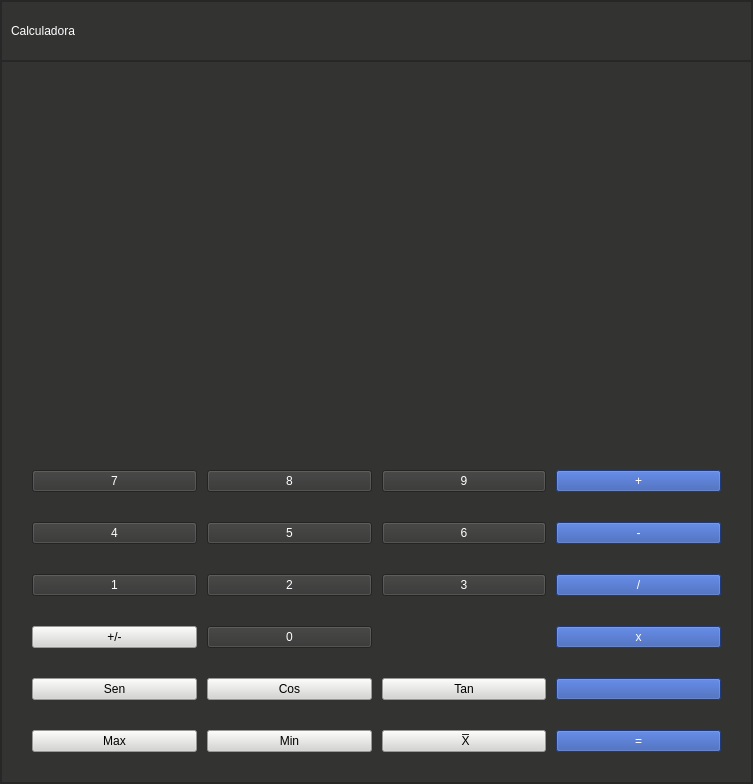
<?xml version="1.0" encoding="UTF-8"?>
<ui version="4.0">
 <class>MainWindow</class>
 <widget class="QMainWindow" name="MainWindow">
  <property name="geometry">
   <rect>
    <x>0</x>
    <y>0</y>
    <width>753</width>
    <height>784</height>
   </rect>
  </property>
  <property name="windowTitle">
   <string>MainWindow</string>
  </property>
  <widget class="QWidget" name="centralwidget">
   <layout class="QVBoxLayout" name="verticalLayout">
    <property name="spacing">
     <number>0</number>
    </property>
    <property name="leftMargin">
     <number>0</number>
    </property>
    <property name="topMargin">
     <number>0</number>
    </property>
    <property name="rightMargin">
     <number>0</number>
    </property>
    <property name="bottomMargin">
     <number>0</number>
    </property>
    <item>
     <widget class="QFrame" name="frame">
      <property name="styleSheet">
       <string notr="true">background-color: rgba(51,51,50,255); </string>
      </property>
      <property name="frameShape">
       <enum>QFrame::StyledPanel</enum>
      </property>
      <property name="frameShadow">
       <enum>QFrame::Raised</enum>
      </property>
      <layout class="QVBoxLayout" name="verticalLayout_2" stretch="1,0">
       <property name="spacing">
        <number>0</number>
       </property>
       <property name="leftMargin">
        <number>0</number>
       </property>
       <property name="topMargin">
        <number>0</number>
       </property>
       <property name="rightMargin">
        <number>0</number>
       </property>
       <property name="bottomMargin">
        <number>0</number>
       </property>
       <item>
        <widget class="QFrame" name="frameSuperior">
         <property name="maximumSize">
          <size>
           <width>16777215</width>
           <height>60</height>
          </size>
         </property>
         <property name="styleSheet">
          <string notr="true">background-color: rgba(51,51,50,255); 

</string>
         </property>
         <property name="frameShape">
          <enum>QFrame::StyledPanel</enum>
         </property>
         <property name="frameShadow">
          <enum>QFrame::Raised</enum>
         </property>
         <layout class="QHBoxLayout" name="horizontalLayout">
          <item>
           <widget class="QLabel" name="label">
            <property name="styleSheet">
             <string notr="true">
    font: 26pt &quot;Arial&quot;;
color: white;
background-color: rgba(51,51,50,255); 

</string>
            </property>
            <property name="text">
             <string>Calculadora</string>
            </property>
           </widget>
          </item>
          <item>
           <spacer name="horizontalSpacer">
            <property name="orientation">
             <enum>Qt::Horizontal</enum>
            </property>
            <property name="sizeHint" stdset="0">
             <size>
              <width>469</width>
              <height>17</height>
             </size>
            </property>
           </spacer>
          </item>
          <item>
           <widget class="QPushButton" name="btnMinimizar">
            <property name="maximumSize">
             <size>
              <width>50</width>
              <height>16777215</height>
             </size>
            </property>
            <property name="styleSheet">
             <string notr="true">
QPushButton {
background-color: rgba(51,51,50,255); 
border-radius:20px;

}

QPushButton:hover {
    background-color: rgba(0, 0, 0, 0.2); 
}</string>
            </property>
            <property name="text">
             <string/>
            </property>
            <property name="icon">
             <iconset>
              <normaloff>iconos/minimizar-signo.png</normaloff>iconos/minimizar-signo.png</iconset>
            </property>
            <property name="iconSize">
             <size>
              <width>38</width>
              <height>38</height>
             </size>
            </property>
           </widget>
          </item>
          <item>
           <widget class="QPushButton" name="btnPequeno">
            <property name="maximumSize">
             <size>
              <width>50</width>
              <height>16777215</height>
             </size>
            </property>
            <property name="styleSheet">
             <string notr="true">
QPushButton {
background-color: rgba(51,51,50,255); 
border-radius:20px;

}

QPushButton:hover {
    background-color: rgba(0, 0, 0, 0.2); 
}</string>
            </property>
            <property name="text">
             <string/>
            </property>
            <property name="icon">
             <iconset>
              <normaloff>iconos/minimizar.png</normaloff>iconos/minimizar.png</iconset>
            </property>
            <property name="iconSize">
             <size>
              <width>38</width>
              <height>38</height>
             </size>
            </property>
           </widget>
          </item>
          <item>
           <widget class="QPushButton" name="btnGrande">
            <property name="maximumSize">
             <size>
              <width>50</width>
              <height>16777215</height>
             </size>
            </property>
            <property name="styleSheet">
             <string notr="true">
QPushButton {
background-color: rgba(51,51,50,255); 
border-radius:20px;

}

QPushButton:hover {
    background-color: rgba(0, 0, 0, 0.2); 
}</string>
            </property>
            <property name="text">
             <string/>
            </property>
            <property name="icon">
             <iconset>
              <normaloff>iconos/opcion-de-maximizar-tamano.png</normaloff>iconos/opcion-de-maximizar-tamano.png</iconset>
            </property>
            <property name="iconSize">
             <size>
              <width>38</width>
              <height>38</height>
             </size>
            </property>
           </widget>
          </item>
          <item>
           <widget class="QPushButton" name="btnCerrar">
            <property name="maximumSize">
             <size>
              <width>50</width>
              <height>16777215</height>
             </size>
            </property>
            <property name="styleSheet">
             <string notr="true">
QPushButton {
background-color: rgba(51,51,50,255); 
border-radius:20px;

}

QPushButton:hover {
    background-color: rgba(0, 0, 0, 0.2);

}</string>
            </property>
            <property name="text">
             <string/>
            </property>
            <property name="icon">
             <iconset>
              <normaloff>iconos/cerrar-el-simbolo-de-la-cruz-en-un-circulo.png</normaloff>iconos/cerrar-el-simbolo-de-la-cruz-en-un-circulo.png</iconset>
            </property>
            <property name="iconSize">
             <size>
              <width>38</width>
              <height>38</height>
             </size>
            </property>
           </widget>
          </item>
         </layout>
        </widget>
       </item>
       <item>
        <widget class="QFrame" name="frame_3">
         <property name="frameShape">
          <enum>QFrame::StyledPanel</enum>
         </property>
         <property name="frameShadow">
          <enum>QFrame::Raised</enum>
         </property>
         <layout class="QVBoxLayout" name="verticalLayout_3" stretch="0,0,0">
          <property name="spacing">
           <number>0</number>
          </property>
          <property name="leftMargin">
           <number>0</number>
          </property>
          <property name="topMargin">
           <number>0</number>
          </property>
          <property name="rightMargin">
           <number>0</number>
          </property>
          <property name="bottomMargin">
           <number>0</number>
          </property>
          <item>
           <widget class="QLabel" name="labelResultado1">
            <property name="styleSheet">
             <string notr="true">font: 75 36pt &quot;Arial&quot;;
color: rgb(255, 255, 255);</string>
            </property>
            <property name="text">
             <string/>
            </property>
            <property name="alignment">
             <set>Qt::AlignRight|Qt::AlignTrailing|Qt::AlignVCenter</set>
            </property>
           </widget>
          </item>
          <item>
           <widget class="QLabel" name="labelResultado2">
            <property name="styleSheet">
             <string notr="true">font: 75 26pt &quot;Arial&quot;;
color: rgb(255, 255, 255);</string>
            </property>
            <property name="text">
             <string/>
            </property>
           </widget>
          </item>
          <item>
           <layout class="QGridLayout" name="gridLayout">
            <property name="leftMargin">
             <number>30</number>
            </property>
            <property name="topMargin">
             <number>30</number>
            </property>
            <property name="rightMargin">
             <number>30</number>
            </property>
            <property name="bottomMargin">
             <number>30</number>
            </property>
            <property name="horizontalSpacing">
             <number>10</number>
            </property>
            <property name="verticalSpacing">
             <number>30</number>
            </property>
            <item row="0" column="0">
             <widget class="QPushButton" name="btn7">
              <property name="styleSheet">
               <string notr="true">QPushButton {
    font: 26pt &quot;Arial&quot;;
color: white;
background-color: rgba(51,51,50,255); 

}

QPushButton:hover {
    background-color: rgba(0, 0, 0, 0.2); 
}</string>
              </property>
              <property name="text">
               <string>7</string>
              </property>
             </widget>
            </item>
            <item row="0" column="1">
             <widget class="QPushButton" name="btn8">
              <property name="styleSheet">
               <string notr="true">QPushButton {
    font: 26pt &quot;Arial&quot;;
color: white;
background-color: rgba(51,51,50,255); 

}

QPushButton:hover {
    background-color: rgba(0, 0, 0, 0.2); 
}</string>
              </property>
              <property name="text">
               <string>8</string>
              </property>
             </widget>
            </item>
            <item row="0" column="2">
             <widget class="QPushButton" name="btn9">
              <property name="styleSheet">
               <string notr="true">QPushButton {
    font: 26pt &quot;Arial&quot;;
color: white;
background-color: rgba(51,51,50,255); 

}

QPushButton:hover {
    background-color: rgba(0, 0, 0, 0.2); 
}</string>
              </property>
              <property name="text">
               <string>9</string>
              </property>
             </widget>
            </item>
            <item row="0" column="3">
             <widget class="QPushButton" name="btnMas">
              <property name="styleSheet">
               <string notr="true">
QPushButton {
    font: 26pt &quot;Arial&quot;;
color: white;
	background-color:rgba(43,80,170,255);


}

QPushButton:hover {
    background-color: rgba(33, 60, 150, 255); 

}</string>
              </property>
              <property name="text">
               <string>+</string>
              </property>
             </widget>
            </item>
            <item row="1" column="0">
             <widget class="QPushButton" name="btn4">
              <property name="styleSheet">
               <string notr="true">QPushButton {
    font: 26pt &quot;Arial&quot;;
color: white;
background-color: rgba(51,51,50,255); 

}

QPushButton:hover {
    background-color: rgba(0, 0, 0, 0.2); 
}</string>
              </property>
              <property name="text">
               <string>4</string>
              </property>
             </widget>
            </item>
            <item row="1" column="1">
             <widget class="QPushButton" name="btn5">
              <property name="styleSheet">
               <string notr="true">QPushButton {
    font: 26pt &quot;Arial&quot;;
color: white;
background-color: rgba(51,51,50,255); 

}

QPushButton:hover {
    background-color: rgba(0, 0, 0, 0.2); 
}</string>
              </property>
              <property name="text">
               <string>5</string>
              </property>
             </widget>
            </item>
            <item row="1" column="2">
             <widget class="QPushButton" name="btn6">
              <property name="styleSheet">
               <string notr="true">QPushButton {
    font: 26pt &quot;Arial&quot;;
color: white;
background-color: rgba(51,51,50,255); 

}

QPushButton:hover {
    background-color: rgba(0, 0, 0, 0.2); 
}</string>
              </property>
              <property name="text">
               <string>6</string>
              </property>
             </widget>
            </item>
            <item row="1" column="3">
             <widget class="QPushButton" name="btnMenos">
              <property name="styleSheet">
               <string notr="true">
QPushButton {
    font: 26pt &quot;Arial&quot;;
color: white;
	background-color:rgba(43,80,170,255);


}

QPushButton:hover {
    background-color: rgba(33, 60, 150, 255); 

}</string>
              </property>
              <property name="text">
               <string>-</string>
              </property>
             </widget>
            </item>
            <item row="2" column="0">
             <widget class="QPushButton" name="btn1">
              <property name="styleSheet">
               <string notr="true">QPushButton {
    font: 26pt &quot;Arial&quot;;
color: white;
background-color: rgba(51,51,50,255); 

}

QPushButton:hover {
    background-color: rgba(0, 0, 0, 0.2); 
}</string>
              </property>
              <property name="text">
               <string>1</string>
              </property>
             </widget>
            </item>
            <item row="2" column="1">
             <widget class="QPushButton" name="btn2">
              <property name="styleSheet">
               <string notr="true">QPushButton {
    font: 26pt &quot;Arial&quot;;
color: white;
background-color: rgba(51,51,50,255); 

}

QPushButton:hover {
    background-color: rgba(0, 0, 0, 0.2); 
}</string>
              </property>
              <property name="text">
               <string>2</string>
              </property>
             </widget>
            </item>
            <item row="2" column="2">
             <widget class="QPushButton" name="btn3">
              <property name="styleSheet">
               <string notr="true">QPushButton {
    font: 26pt &quot;Arial&quot;;
color: white;
background-color: rgba(51,51,50,255); 

}

QPushButton:hover {
    background-color: rgba(0, 0, 0, 0.2); 
}</string>
              </property>
              <property name="text">
               <string>3</string>
              </property>
             </widget>
            </item>
            <item row="2" column="3">
             <widget class="QPushButton" name="btnDividir">
              <property name="styleSheet">
               <string notr="true">
QPushButton {
    font: 26pt &quot;Arial&quot;;
color: white;
	background-color:rgba(43,80,170,255);


}

QPushButton:hover {
    background-color: rgba(33, 60, 150, 255); 

}</string>
              </property>
              <property name="text">
               <string>/</string>
              </property>
             </widget>
            </item>
            <item row="3" column="0">
             <widget class="QPushButton" name="btnSigno">
              <property name="styleSheet">
               <string notr="true">QPushButton {
    font: 26pt &quot;Arial&quot;;
color: brack;
background-color:rgba(213,213,210,255); 

}

QPushButton:hover {
    background-color: rgba(183, 183, 180, 255); 
}</string>
              </property>
              <property name="text">
               <string>+/-</string>
              </property>
             </widget>
            </item>
            <item row="3" column="1">
             <widget class="QPushButton" name="btn0">
              <property name="styleSheet">
               <string notr="true">QPushButton {
    font: 26pt &quot;Arial&quot;;
color: white;
background-color: rgba(51,51,50,255); 

}

QPushButton:hover {
    background-color: rgba(0, 0, 0, 0.2); 
}</string>
              </property>
              <property name="text">
               <string>0</string>
              </property>
             </widget>
            </item>
            <item row="3" column="3">
             <widget class="QPushButton" name="btnProducto">
              <property name="styleSheet">
               <string notr="true">
QPushButton {
    font: 26pt &quot;Arial&quot;;
color: white;
	background-color:rgba(43,80,170,255);


}

QPushButton:hover {
    background-color: rgba(33, 60, 150, 255); 

}</string>
              </property>
              <property name="text">
               <string>x</string>
              </property>
             </widget>
            </item>
            <item row="4" column="0">
             <widget class="QPushButton" name="btnSen">
              <property name="styleSheet">
               <string notr="true">QPushButton {
    font: 26pt &quot;Arial&quot;;
color: brack;
background-color:rgba(213,213,210,255); 

}

QPushButton:hover {
    background-color: rgba(183, 183, 180, 255); 
}</string>
              </property>
              <property name="text">
               <string>Sen</string>
              </property>
             </widget>
            </item>
            <item row="4" column="1">
             <widget class="QPushButton" name="btnCos">
              <property name="styleSheet">
               <string notr="true">QPushButton {
    font: 26pt &quot;Arial&quot;;
color: brack;
background-color:rgba(213,213,210,255); 

}

QPushButton:hover {
    background-color: rgba(183, 183, 180, 255); 
}</string>
              </property>
              <property name="text">
               <string>Cos</string>
              </property>
             </widget>
            </item>
            <item row="4" column="2">
             <widget class="QPushButton" name="btnTan">
              <property name="styleSheet">
               <string notr="true">QPushButton {
    font: 26pt &quot;Arial&quot;;
color: brack;
background-color:rgba(213,213,210,255); 

}

QPushButton:hover {
    background-color: rgba(183, 183, 180, 255); 
}</string>
              </property>
              <property name="text">
               <string>Tan</string>
              </property>
             </widget>
            </item>
            <item row="4" column="3">
             <widget class="QPushButton" name="btnBorrar">
              <property name="styleSheet">
               <string notr="true">
QPushButton {
    font: 26pt &quot;Arial&quot;;
color: white;
	background-color:rgba(43,80,170,255);


}

QPushButton:hover {
    background-color: rgba(33, 60, 150, 255); 

}</string>
              </property>
              <property name="text">
               <string/>
              </property>
              <property name="icon">
               <iconset>
                <normaloff>iconos/borrar1.png</normaloff>iconos/borrar1.png</iconset>
              </property>
              <property name="iconSize">
               <size>
                <width>38</width>
                <height>38</height>
               </size>
              </property>
             </widget>
            </item>
            <item row="5" column="0">
             <widget class="QPushButton" name="btnMax">
              <property name="styleSheet">
               <string notr="true">QPushButton {
    font: 26pt &quot;Arial&quot;;
color: brack;
background-color:rgba(213,213,210,255); 

}

QPushButton:hover {
    background-color: rgba(183, 183, 180, 255); 
}</string>
              </property>
              <property name="text">
               <string>Max</string>
              </property>
             </widget>
            </item>
            <item row="5" column="1">
             <widget class="QPushButton" name="btnMin">
              <property name="styleSheet">
               <string notr="true">QPushButton {
    font: 26pt &quot;Arial&quot;;
color: brack;
background-color:rgba(213,213,210,255); 

}

QPushButton:hover {
    background-color: rgba(183, 183, 180, 255); 
}</string>
              </property>
              <property name="text">
               <string>Min</string>
              </property>
             </widget>
            </item>
            <item row="5" column="2">
             <widget class="QPushButton" name="btnMedia">
              <property name="styleSheet">
               <string notr="true">QPushButton {
    font: 26pt &quot;Arial&quot;;
color: brack;
background-color:rgba(213,213,210,255); 

}

QPushButton:hover {
    background-color: rgba(183, 183, 180, 255); 
}</string>
              </property>
              <property name="text">
               <string> X̅</string>
              </property>
             </widget>
            </item>
            <item row="5" column="3">
             <widget class="QPushButton" name="btnIgual">
              <property name="styleSheet">
               <string notr="true">
QPushButton {
    font: 26pt &quot;Arial&quot;;
color: white;
	background-color:rgba(43,80,170,255);


}

QPushButton:hover {
    background-color: rgba(33, 60, 150, 255); 

}</string>
              </property>
              <property name="text">
               <string>=</string>
              </property>
             </widget>
            </item>
           </layout>
          </item>
         </layout>
        </widget>
       </item>
      </layout>
     </widget>
    </item>
   </layout>
  </widget>
 </widget>
 <resources/>
 <connections/>
</ui>
